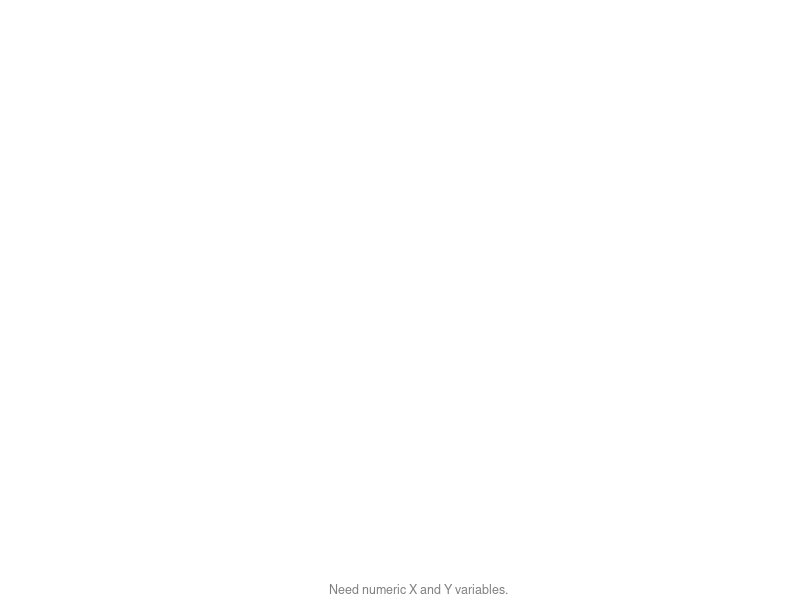

Write the R code that produced this figure.
# Copyright (c) Microsoft Corporation.  All rights reserved.

# Third Party Programs. This software enables you to obtain software applications from other sources. 
# Those applications are offered and distributed by third parties under their own license terms.
# Microsoft is not developing, distributing or licensing those applications to you, but instead, 
# as a convenience, enables you to use this software to obtain those applications directly from 
# the application providers.
# By using the software, you acknowledge and agree that you are obtaining the applications directly
# from the third party providers and under separate license terms, and that it is your responsibility to locate, 
# understand and comply with those license terms.
# Microsoft grants you no license rights for third-party software or applications that is obtained using this software.


##PBI_R_VISUAL: VIZGAL_SPLINE   Visualization of spline interpolation
# Computes and visualizes a spline interpolation of 2D scatter 
# Smoothness is controlled by the user 
# INPUT: 
# The input dataset should include exactly two numerical non-constant columns for X and Y  
#
# EXAMPLES:
## for R environment
# library(zoo)
# library(reshape)
# dat=BJsales.lead  
# BJsaleData=data.frame(ind=index(dat),date=as.Date(dat),value=melt(dat)$value)
# dataset=data.frame(x=BJsaleData$ind,y=BJsaleData$value)
# source("visGal_spline.R") #create graphics
#
# WARNINGS:  
#
# CREATION DATE: 24/7/2016
#
# LAST UPDATE: 26/7/2017
#
# VERSION: 0.0.2
#
# R VERSION TESTED: 3.2.2
# 
# AUTHOR: pbicvsupport@microsoft.com
#
# REFERENCES: https://stat.ethz.ch/R-manual/R-devel/library/stats/html/loess.html

#save(list = ls(all.names = TRUE), file='C:/Users/boefraty/projects/PBI/R/tempData.Rda')
#load(file='C:/Users/boefraty/projects/PBI/R/tempData.Rda')


#PBI_EXAMPLE_DATASET for debugging purposes 


############ User Parameters #########
##PBI_PARAM: Should warnings text be displayed?
#Type:logical, Default:TRUE, Range:NA, PossibleValues:NA, Remarks: NA
showWarnings=TRUE

##PBI_PARAM Smoothness of spline. Small values correspond for wiggly spline, large values for smooth spline 
#Type: integer, Default:30, Range:[1,100], PossibleValues:NA, Remarks: Used to control "span" parameter 
smoothness = 30
if(exists("settings_spline_params_percentile")){
  smoothness = settings_spline_params_percentile
}

##PBI_PARAM Confidence level band display
#Type:logical, Default:TRUE, Range:NA, PossibleValues:NA, Remarks: NA
drawConfidenceLevels = TRUE
if(exists("settings_conf_params_showConf")){
  drawConfidenceLevels = settings_conf_params_showConf
}

###############Library Declarations###############
libraryRequireInstall = function(packageName, ...)
{
  if(!require(packageName, character.only = TRUE)) 
    warning(paste("*** The package: '", packageName, "' was not installed ***",sep=""))
}

libraryRequireInstall("reshape")
libraryRequireInstall("graphics")
libraryRequireInstall("splines")
libraryRequireInstall("scales")

###############Internal parameters definitions#################
#PBI_PARAM Minimal number of points for spline
#Type:integer, Default:7, Range:[3,100], PossibleValues:NA, Remarks: NA
minPoints = 7

##PBI_PARAM Confidence level percentage; 0.95 is 95%
#Type:numeric, Default:0.99, Range:[0,1], PossibleValues:NA, Remarks: NA
confLevel = 0.99
if(exists("settings_conf_params_confLevel")){
  confLevel = settings_conf_params_confLevel
}

##PBI_PARAM Color of scatterplot points
#Type:string, Default:"orange", Range:NA, PossibleValues:"orange","blue","green","black"
pointsCol = "orange"
if(exists("settings_scatter_params_pointColor")){
  pointsCol = settings_scatter_params_pointColor
}

##PBI_PARAM Color of spline plot
#Type:string, Default:"orange", Range:NA, PossibleValues:"orange","blue","green","black"
lineColor = "turquoise"
if(exists("settings_spline_params_lineColor")){
  lineColor = settings_spline_params_lineColor
}

#PBI_PARAM Transparency of scatterplot points
#Type:numeric, Default:0.4, Range:[0,1], PossibleValues:NA, Remarks: NA
transparency = 0.5

#PBI_PARAM Shaded band for confidence interval
#Type:logical, Default:TRUE, Range:NA, PossibleValues:NA, Remarks: NA
fillConfidenceLevels = TRUE

#PBI_PARAM Span for loess regression
#Type:numeric or NA, Default: NA, Range:(0.1,3], PossibleValues:NA, 
#Remarks: If span is NA or NULL the smoothness 
span = NA

#PBI_PARAM Size of points on the plot
#Type:numeric, Default: 1 , Range:[0.1,5], PossibleValues:NA, Remarks: NA
pointCex = 1
if(exists("settings_scatter_params_weight")){
  pointCex = settings_scatter_params_weight/10
}

###############Internal functions definitions#################


cutStr2Show = function(strText, strCex = 0.8, abbrTo = 100, isH = TRUE, maxChar = 3, partAvailable = 1)
{
  # partAvailable, wich portion of window is available, in [0,1]
  if(is.null(strText))
    return (NULL)
  
  SCL = 0.075*strCex/0.8
  pardin = par()$din
  gStand = partAvailable*(isH*pardin[1]+(1-isH)*pardin[2]) /SCL
  
  # if very very long abbreviate
  if(nchar(strText)>abbrTo && nchar(strText)> 1)
    strText = abbreviate(strText, abbrTo)
  
  # if looooooong convert to lo...
  if(nchar(strText)>round(gStand) && nchar(strText)> 1)
    strText = paste(substring(strText,1,floor(gStand)),"...",sep="")
  
  # if shorter than maxChar remove 
  if(gStand<=maxChar)
    strText = NULL
  
  return(strText) 
}


#if it attributeColumn is legal colors() use them 
#if all the entries in attributeColumn are the same number - use defaultColor
#if it has many numeric variables color from green to red range 
#if it has few unique strings - use rainbow to color them 
ColorPerPoint = function (attributeColumn, defaultColor = pointsCol, sizeColRange = 30)
{
  N = length(attributeColumn)
  if(sum(attributeColumn %in% colors()) == N) # all legal colors
    return(attributeColumn)
  
  UN = length(unique(attributeColumn))
  if(UN == 1) # single number 
    return(defaultColor)
  
  sortedUniqueValues = sort(unique(attributeColumn))
  
  if(UN >= N - 2 && is.numeric(attributeColumn)) # many numbers --> color range 
  {
    rangeColors = terrain.colors(sizeColRange)# 30 colors
    breaks = seq(min(sortedUniqueValues), max(sortedUniqueValues),length.out = sizeColRange + 1)
    pointsCol = as.character(cut(attributeColumn, breaks,labels = rangeColors))
    return(pointsCol)
  } else {
    rangeColors = rainbow(UN)
    names(rangeColors) = sortedUniqueValues
    return(rangeColors[as.character(attributeColumn)])
  }
}

###############Upfront input correctness validations (where possible)#################
pbiWarning = NULL

if (exists("x_var") && exists("y_var") && is.numeric(x_var[,1]) && is.numeric(y_var[,1])){

  if(exists("color")) {
    dataset=cbind(x_var,y_var,color)
  } else {
    dataset=cbind(x_var,y_var)
  }
  
  dataset<-dataset[complete.cases(dataset),] #remove corrupted rows
  
  if(is.null(span) || is.na(span))
    span=smoothness/50
  
  if(ncol(dataset) > 2)
    pointsCol = ColorPerPoint(dataset[,3],pointsCol)
  
  ##############Main Visualization script###########
  
  
  cNames <- names(dataset)
  
  if(nrow(dataset) >= minPoints) {
    
    names(dataset) = c("x", "y")
    
    attach(dataset)
    new.x = seq(min(dataset[, 1]), max(dataset[,1]), length.out = 100)
    
    fit <- tryCatch(
      {
        loess(y ~ x, family = "gaussian", span = span)
      },
      error=function(cond) {
        return(list())
      }
    )
    
    cNames[1] = cutStr2Show(cNames[1], strCex =1.1, isH = TRUE)
    cNames[2] = cutStr2Show(cNames[2], strCex =1.1, isH = FALSE)
    plot(x, y, xlim = c(min(x), max(x)), ylim=c(min(y), max(y)), pch = 19, cex = pointCex,
         ylab = cNames[2], xlab = cNames[1],col = alpha(pointsCol, transparency))
    
    if (length(fit) != 0) {     
      
      prediction = predict(fit, data.frame(x = new.x), se = TRUE)
      spline_plot = prediction$fit
      
      if (drawConfidenceLevels) {
        spline_plot = cbind(
          spline_plot,
          prediction$fit + (prediction$se.fit)*qnorm(1 - (1 - confLevel)/2),
          prediction$fit - prediction$se.fit*qnorm(1 - (1 - confLevel)/2)
        )
      }
      
      if (drawConfidenceLevels && fillConfidenceLevels) # add fill
        polygon(c(rev(new.x), new.x), c(rev(spline_plot[ ,3]), spline_plot[ ,2]), col = alpha('grey80',transparency), border = NA)
      
      matplot(new.x, spline_plot, lwd = c(3,1,1), lty = c(1,2,2), col = c(lineColor,"red","red"), type = "l", add = TRUE)
    } else {
      showWarnings = TRUE
      pbiWarning<-paste(pbiWarning, "Regression failed: possibly no pattern in data. ", sep="")
    }
  } else { # note enough points
    plot.new()
    pbiWarning<-paste(pbiWarning, "Not enough points for plot. ", sep="")
  }
} else{ #No X and Y columns
  plot.new()
  pbiWarning<-paste(pbiWarning, "Need numeric X and Y variables. ", sep="")
}

#add warning as subtitle
if(showWarnings)
{
  pbiWarning = cutStr2Show(pbiWarning, strCex = 0.75)
  title(main = NULL, sub = pbiWarning, outer = FALSE, col.sub = "gray50", cex.sub=0.75)
}
remove('dataset')

